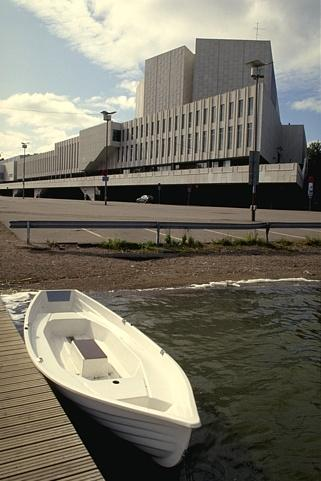
%> input picture Data/Boat.jpg, 321 x 481 px
$ octave --eval "result = improvedAlgorithm(imread('Data/Boat.jpg'));"   (GNU Octave 9; MATLAB toolbox functions it lacks are replaced by stand-ins)
%> lines starting %> are read from the running program, lines starting %| are printed output that depends on the picture; in (x1, y1, x2, y2) boxes, pixels count from 0 and x2, y2 are one past the last pixel; in counts of white or black regions, pixels touching at a corner belong together; the program's own positions count from 1
### newSeedSelection.m
% Zarin Subah Shamma : A02368194
% Final Project

function [seed] = newSeedSelection(im1)

    % Converting the image into Grayscale
    imBW = rgb2gray(im1);
    [R, C] = size(imBW);
    divR = [];
    divC = [];
    seed = [];

    % Dividing the Rows into 3 bins
    intervalR = round(R/3);
    for idx = 1:intervalR:R
        divR(end+1) = idx;
    end
    divR(end+1) = R;

    % Dividing the Columns into 3 bins
    intervalC = round(C/3);
    for idx = 1:intervalC:C-1
        divC(end+1) = idx;
    end
    divC(end+1) = C;

    sumR = [];
    sumC = [];
    temp = [];

    % Sum of each Bin of Rows
    for idx = 1:numel(divR)-1
        x = divR(idx);
        y = divR(idx+1);
        temp = imBW(x:y,:);
        sumR(end+1) = sum(temp,'all');
        temp = [];
    end

    % Sum of each Bin of Columns
    temp = [];
    for idx = 1:numel(divC)-1
        x = divC(idx);
        y = divC(idx+1);
        temp = imBW(:,x:y);
        sumC(end+1) = sum(temp,'all');
        temp = [];
    end

    % Taking the Maximum Sum among 3 Bins of Rows
    sumR(sumR<max(sumR)) = 0;

    % Taking the Maximum Sum among 3 Bins of Columns
    sumC(sumC<max(sumC)) = 0;

    % Extracting the selected Bin number of Rows and Columns
    for idx=1:numel(sumC)
        if sumR(idx)>0
            idR = idx;
        end
        if sumC(idx)>0
            idC = idx;
        end
    end

    % New Seed = Middle Pixel of the region containing Maximum Sum (Row & Column)
    R1 = round((divR(idR+1) - divR(idR))/2);
    C1 = round((divC(idC+1) - divC(idC))/2);
    seed(1,:) = [R1,C1];

end

### RegionGrowingAlgo.m
% Zarin Subah Shamma : A02368194
% Final Project

function [REGION] = RegionGrowingAlgo(im,seed)

    [R, C, ~] = size(im);
    % Counter to keep track of region
    Rcount = 1;

    % Stack to store boundary pixels
    BP = [];

    % Stack to store pixels to grow
    PG = seed;

    % Current pixel
    CP = [];

    % 8 neighbors of CP
    CP8 = [];

    % Matrix with same size of image storing the labels
    REGION = zeros(R,C);

    % Taking the three channels of image
    Rim = im2double(im(:,:,1));
    Gim = im2double(im(:,:,2));
    Bim = im2double(im(:,:,3));

    % Threshold using Otsu's method
    thr = graythresh(im);


    %% Step 1

    while ~isempty(PG)

        % The first value of PG is in CP now
        CP = PG(1,:);

        % The first value of PG is removed
        PG(1,:) = [];

        % When the value of CP is not 481,321 & 1, calculate the 8-neighbors
        if CP(end,1)<R && CP(end,2)<C && CP(end,1)>1 && CP(end,2)>1
            CP8(1,:) = [CP(end,1)-1,CP(end,2)-1];
            CP8(2,:) = [CP(end,1)-1,CP(end,2)];
            CP8(3,:) = [CP(end,1)-1,CP(end,2)+1];
            CP8(4,:) = [CP(end,1),CP(end,2)-1];
            CP8(5,:) = [CP(end,1),CP(end,2)+1];
            CP8(6,:) = [CP(end,1)+1,CP(end,2)-1];
            CP8(7,:) = [CP(end,1)+1,CP(end,2)];
            CP8(8,:) = [CP(end,1)+1,CP(end,2)+1];
        end

        for k=1:8
            if REGION(CP8(k,1),CP8(k,2)) == 0   % If the pixel is not labeled

                % Calculating the intensity based similarity index between seed and the 8-neighbors
                Dr = (abs(Rim(CP8(k,1),CP8(k,2))-Rim(seed(1,1),seed(1,2)))).^2;
                Dg = (abs(Gim(CP8(k,1),CP8(k,2))-Gim(seed(1,1),seed(1,2)))).^2;
                Db = (abs(Bim(CP8(k,1),CP8(k,2))-Bim(seed(1,1),seed(1,2)))).^2;

                DIST = sqrt(Dr + Dg + Db);

                if DIST < thr

                    % Labelling the region that has lower distance value than threshold
                    REGION(CP8(k,1),CP8(k,2)) = Rcount;

                    % Taking the next region to grow
                    PG(end+1,:) = [CP8(k,1),CP8(k,2)];
                else

                    % While the DIST>thr, the pixel will be a boundary pixel
                    BP(end+1,:) = [CP8(k,1),CP8(k,2)];
                end
            end
        end
    end

    %% Step 2

    while ~isempty(BP)

        % Boundary pixel will be the seed
        seed(1,:) = BP(end,:);

        % The first value of BP is removed
        BP(1,:) = [];

        % Rcount will be increased if the seed pixel is not labled
        if REGION(seed(1,1),seed(1,2)) == 0
            Rcount = Rcount+1;
        end

        % Store the seed value to PG
        PG(1,:) = [seed(1,1),seed(1,2)];

        % Step 1

        while ~isempty(PG)

            CP = PG(1,:);
            PG(1,:) = [];

            if CP(end,1)<R && CP(end,2)<C && CP(end,1)>1 && CP(end,2)>1
                CP8(1,:) = [CP(end,1)-1,CP(end,2)-1];
                CP8(2,:) = [CP(end,1)-1,CP(end,2)];
                CP8(3,:) = [CP(end,1)-1,CP(end,2)+1];
                CP8(4,:) = [CP(end,1),CP(end,2)-1];
                CP8(5,:) = [CP(end,1),CP(end,2)+1];
                CP8(6,:) = [CP(end,1)+1,CP(end,2)-1];
                CP8(7,:) = [CP(end,1)+1,CP(end,2)];
                CP8(8,:) = [CP(end,1)+1,CP(end,2)+1];
            end

            for k=1:8
                if REGION(CP8(k,1),CP8(k,2)) == 0
                    Dr = (abs(Rim(CP8(k,1),CP8(k,2))-Rim(seed(1,1),seed(1,2)))).^2;
                    Dg = (abs(Gim(CP8(k,1),CP8(k,2))-Gim(seed(1,1),seed(1,2)))).^2;
                    Db = (abs(Bim(CP8(k,1),CP8(k,2))-Bim(seed(1,1),seed(1,2)))).^2;

                    DIST = sqrt(Dr + Dg + Db);

                    if DIST < thr
                        REGION(CP8(k,1),CP8(k,2)) = Rcount;
                        PG(end+1,:) = [CP8(k,1),CP8(k,2)];
                    else
                        BP(end+1,:) = [CP8(k,1),CP8(k,2)];
                    end
                end
            end
        end
    end


end

### improvedAlgorithm.m
% Zarin Subah Shamma : A02368194
% Final Project

function [REGION, outlineIm] = improvedAlgorithm(im1)

    % If the image has only one channel, convert it into 3 channel image
    [~,~,p] = size(im1);
    if p == 1
        im = cat(3, im1, im1, im1);
    else
        im = im1;
    end

    % Calling the new seed selection method
    seed = newSeedSelection(im);

    % Using the propsed algorithm with the new seed
    [REGION] = RegionGrowingAlgo(im,seed);

    % Getting the outline/border of the segmented regions
    SE = strel('disk',2);
    outlineImD = imdilate(REGION,SE);
    outlineIm = outlineImD - REGION;

end
%> in improvedAlgorithm, im is the input picture: size 481x321x3 uint8; mean R, G, B 120.2, 116.4, 103
%> in newSeedSelection, `imBW = rgb2gray(im1);`:
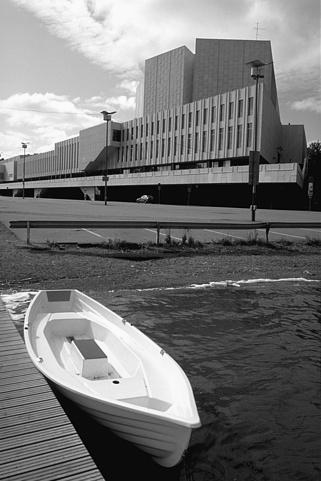
%> imBW: size 481x321 uint8; min 0, max 253, mean 116
%> after the loop in newSeedSelection, `for idx = 1:numel(divR)-1`: sumR = [8696309 4289775 4982683 15648]
%> the loop in newSeedSelection, `for idx = 1:numel(divC)-1` made 3 passes
%> pass 1, in newSeedSelection, `temp = imBW(:,x:y);`:
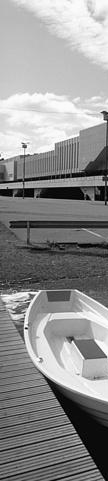
%> temp: size 481x108 uint8; min 0, max 253, mean 143.5
%> pass 3, in newSeedSelection, `temp = imBW(:,x:y);`:
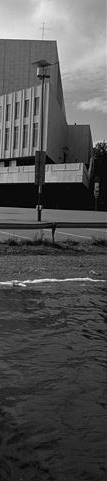
%> temp: size 481x107 uint8; min 0, max 252, mean 83.2
%> after the loop in newSeedSelection, `for idx = 1:numel(divC)-1`: sumC = [7454300 6277466 4281655]
%> the loop in newSeedSelection, `for idx=1:numel(sumC)` made 3 passes
%> (idR, idC) on pass 1: (1, 1)
%> in newSeedSelection, `R1 = round((divR(idR+1) - divR(idR))/2);`: R1 = 80
%> in newSeedSelection, `C1 = round((divC(idC+1) - divC(idC))/2);`: C1 = 54
%> in improvedAlgorithm, `seed = newSeedSelection(im);`: seed = [80 54]
%> in RegionGrowingAlgo, `Bim = im2double(im(:,:,3));`:
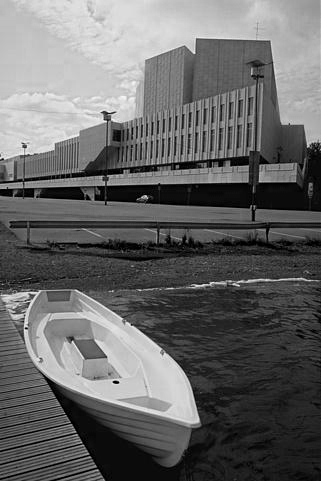
%> Bim: size 481x321 double; min 0, max 0.976, mean 0.404
%> in RegionGrowingAlgo, `thr = graythresh(im);`: thr = 0.498
%> the loop in RegionGrowingAlgo, `while ~isempty(PG)` made 36832 passes
%> CP on passes 1 to 3: [80 54], [79 53], [79 54]
%> after the loop in RegionGrowingAlgo, `while ~isempty(PG)`:
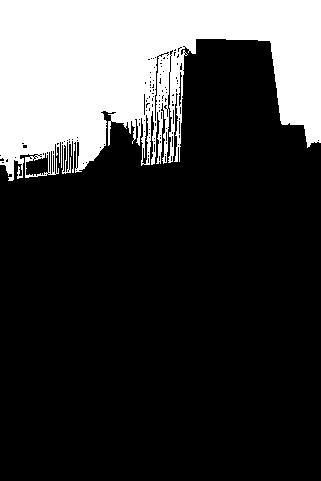
%> REGION: size 481x321 double; values 0 (black) and 1 (white), 23.9% white; 1 white region, box (x1, y1, x2, y2) and area: (0, 0, 321, 181) 36831
%> after the loop in RegionGrowingAlgo, `while ~isempty(PG)`: CP8 = [147 307; 147 308; 147 309; 148 307; 148 309; 149 307; 149 308; 149 309]; DIST = 1.13; Db = 0.476; Dg = 0.429; Dr = 0.365
%> the loop in RegionGrowingAlgo, `while ~isempty(BP)` made 43107 passes
%> Rcount on passes 1 to 2: 2, 3
%> after the loop in RegionGrowingAlgo, `while ~isempty(BP)`:
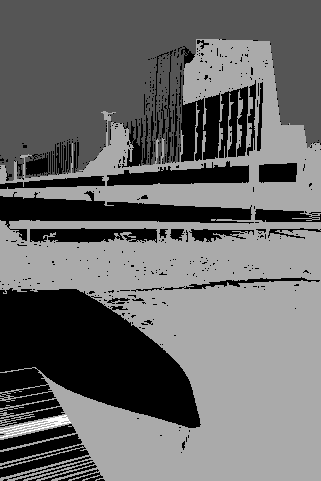
%> REGION: size 481x321 double; min 0, max 3, mean 1.23; drawn with min black and max white
%> after the loop in RegionGrowingAlgo, `while ~isempty(BP)`: CP8 = [422 58; 422 59; 422 60; 423 58; 423 60; 424 58; 424 59; 424 60]; DIST = 0.0711; Db = 0.000984; Dg = 0.00186; Dr = 0.00221; seed = [423 59]
%> in improvedAlgorithm, `outlineIm = outlineImD - REGION;`:
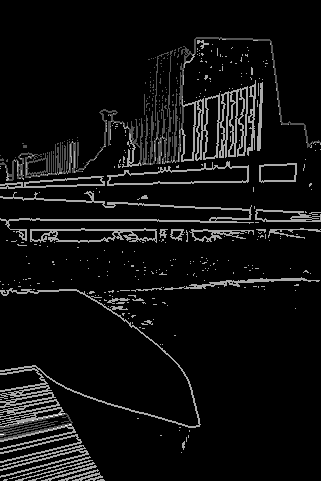
%> outlineIm: size 481x321 double; min 0, max 3, mean 0.185; drawn with min black and max white
